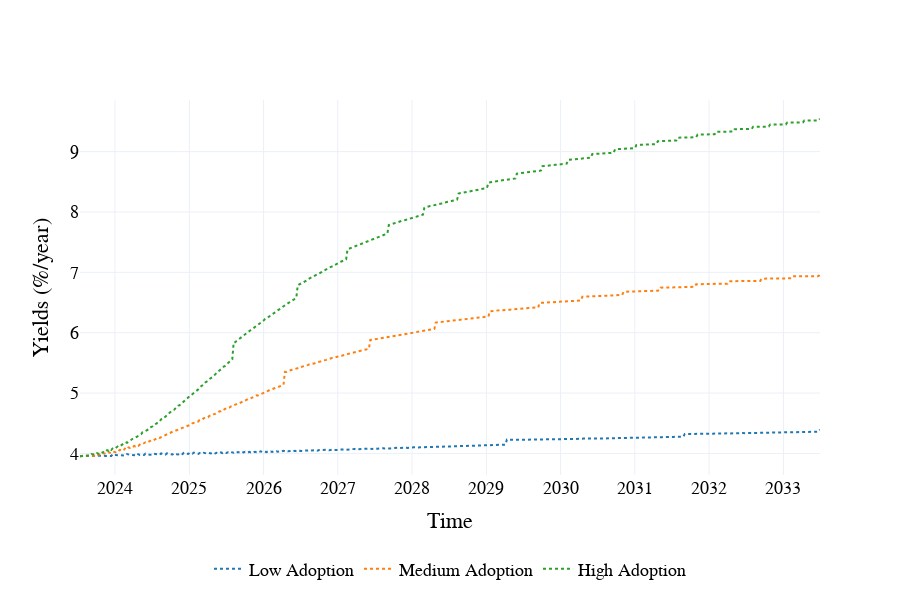

Notebook code for this chart:
### Code cell
visualizations.plot_yields_per_subset_subplots(
    df_1,
    scenario_names={
    0: "Low Adoption",
    1: "Medium Adoption",
    2: "High Adoption"}
)

### Figure 1 — Plotly figure (JSON) as saved in the notebook; plotly's stock layout.template omitted (floating-point values rounded to 4 significant figures; data arrays with more than 128 entries replaced by an {"elided": "..."} marker saying what was removed)
{"data": [{"line": {"color": "#1f77b4", "dash": "dot"}, "name": "Low Adoption", "type": "scatter", "x": {"elided": "521 str values"}, "y": {"elided": "521 float values"}}, {"line": {"color": "#ff7f0e", "dash": "dot"}, "name": "Medium Adoption", "type": "scatter", "x": {"elided": "521 str values"}, "y": {"elided": "521 float values"}}, {"line": {"color": "#2ca02c", "dash": "dot"}, "name": "High Adoption", "type": "scatter", "x": {"elided": "521 str values"}, "y": {"elided": "521 float values"}}], "layout": {"autosize": false, "font": {"color": "black", "family": "Arial", "size": 18}, "height": 600, "hovermode": "x unified", "legend": {"font": {"color": "black", "size": 18}, "orientation": "h", "x": 0.5, "xanchor": "center", "y": -0.3, "yanchor": "bottom"}, "paper_bgcolor": "rgba(255, 255, 255, 1)", "plot_bgcolor": "rgba(255, 255, 255, 1)", "width": 900, "xaxis": {"title": {"text": "Time"}}, "yaxis": {"title": {"text": "Yields (%/year)"}}}}
